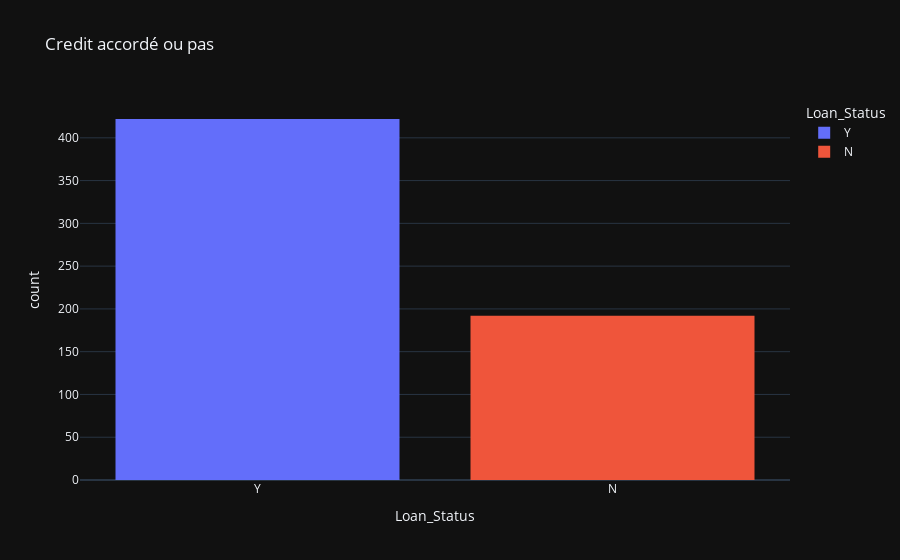

Notebook code cell kept with this figure:
### Code cell
#df["Loan_Status"].value_counts(normalize=True).plot.bar(title="Credit accordé ou pas")


fig = px.histogram(df, x="Loan_Status", title="Credit accordé ou pas", color="Loan_Status", template="plotly_dark")
fig.show(font = dict(size=17, family='Franklin Gothic'))

### Figure 1 — Plotly figure (JSON) as saved in the notebook; plotly's stock layout.template omitted (floating-point values rounded to 4 significant figures; data arrays with more than 128 entries replaced by an {"elided": "..."} marker saying what was removed)
{"data": [{"alignmentgroup": "True", "bingroup": "x", "hovertemplate": "Loan_Status=%{x}<br>count=%{y}<extra></extra>", "legendgroup": "Y", "marker": {"color": "#636efa", "pattern": {"shape": ""}}, "name": "Y", "offsetgroup": "Y", "orientation": "v", "showlegend": true, "type": "histogram", "x": {"elided": "422 str values"}, "xaxis": "x", "yaxis": "y"}, {"alignmentgroup": "True", "bingroup": "x", "hovertemplate": "Loan_Status=%{x}<br>count=%{y}<extra></extra>", "legendgroup": "N", "marker": {"color": "#EF553B", "pattern": {"shape": ""}}, "name": "N", "offsetgroup": "N", "orientation": "v", "showlegend": true, "type": "histogram", "x": {"elided": "192 str values"}, "xaxis": "x", "yaxis": "y"}], "layout": {"barmode": "relative", "legend": {"title": {"text": "Loan_Status"}, "tracegroupgap": 0}, "title": {"text": "Credit accordé ou pas"}, "xaxis": {"anchor": "y", "categoryarray": ["Y", "N"], "categoryorder": "array", "domain": [0, 1], "title": {"text": "Loan_Status"}}, "yaxis": {"anchor": "x", "domain": [0, 1], "title": {"text": "count"}}}}
